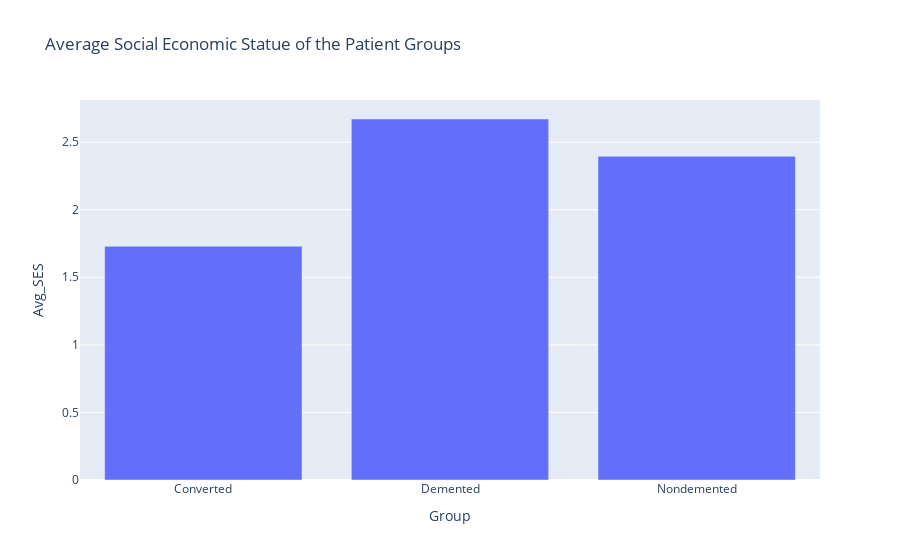

The notebook cell this image was saved under:
### Code cell
# Bargraph of SES vs group 
Avg_SES = pd.read_sql('select avg("SES") as "Avg_SES", "Group" from Data_Wrangled group by "Group"', conn)
SES_v_Group_BarGraph = px.bar(Avg_SES, x = 'Group', y='Avg_SES', title = 'Average Social Economic Statue of the Patient Groups')
SES_v_Group_BarGraph.show()

### Figure 1 — Plotly figure (JSON) as saved in the notebook; plotly's stock layout.template omitted (floating-point values rounded to 4 significant figures)
{"data": [{"alignmentgroup": "True", "hovertemplate": "Group=%{x}<br>Avg_SES=%{y}<extra></extra>", "legendgroup": "", "marker": {"color": "#636efa", "pattern": {"shape": ""}}, "name": "", "offsetgroup": "", "orientation": "v", "showlegend": false, "textposition": "auto", "type": "bar", "x": ["Converted", "Demented", "Nondemented"], "xaxis": "x", "y": [1.73, 2.671, 2.395], "yaxis": "y"}], "layout": {"barmode": "relative", "legend": {"tracegroupgap": 0}, "title": {"text": "Average Social Economic Statue of the Patient Groups"}, "xaxis": {"anchor": "y", "domain": [0, 1], "title": {"text": "Group"}}, "yaxis": {"anchor": "x", "domain": [0, 1], "title": {"text": "Avg_SES"}}}}
